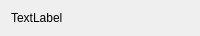
<?xml version="1.0" encoding="UTF-8"?>
<ui version="4.0">
 <class>PopupButton</class>
 <widget class="QWidget" name="PopupButton">
  <property name="geometry">
   <rect>
    <x>0</x>
    <y>0</y>
    <width>200</width>
    <height>35</height>
   </rect>
  </property>
  <property name="sizePolicy">
   <sizepolicy hsizetype="Preferred" vsizetype="Fixed">
    <horstretch>0</horstretch>
    <verstretch>0</verstretch>
   </sizepolicy>
  </property>
  <property name="cursor">
   <cursorShape>PointingHandCursor</cursorShape>
  </property>
  <property name="windowTitle">
   <string>Form</string>
  </property>
  <layout class="QHBoxLayout" name="horizontalLayout">
   <property name="rightMargin">
    <number>12</number>
   </property>
   <item>
    <widget class="QLabel" name="textLabel">
     <property name="text">
      <string>TextLabel</string>
     </property>
    </widget>
   </item>
   <item>
    <widget class="QLabel" name="iconLabel">
     <property name="sizePolicy">
      <sizepolicy hsizetype="Fixed" vsizetype="Preferred">
       <horstretch>0</horstretch>
       <verstretch>0</verstretch>
      </sizepolicy>
     </property>
     <property name="text">
      <string/>
     </property>
     <property name="pixmap">
      <pixmap resource="../images.qrc">:/images/common/right_arrow.svg</pixmap>
     </property>
     <property name="alignment">
      <set>Qt::AlignRight|Qt::AlignTrailing|Qt::AlignVCenter</set>
     </property>
    </widget>
   </item>
  </layout>
 </widget>
 <resources>
  <include location="../images.qrc"/>
 </resources>
 <connections/>
</ui>
